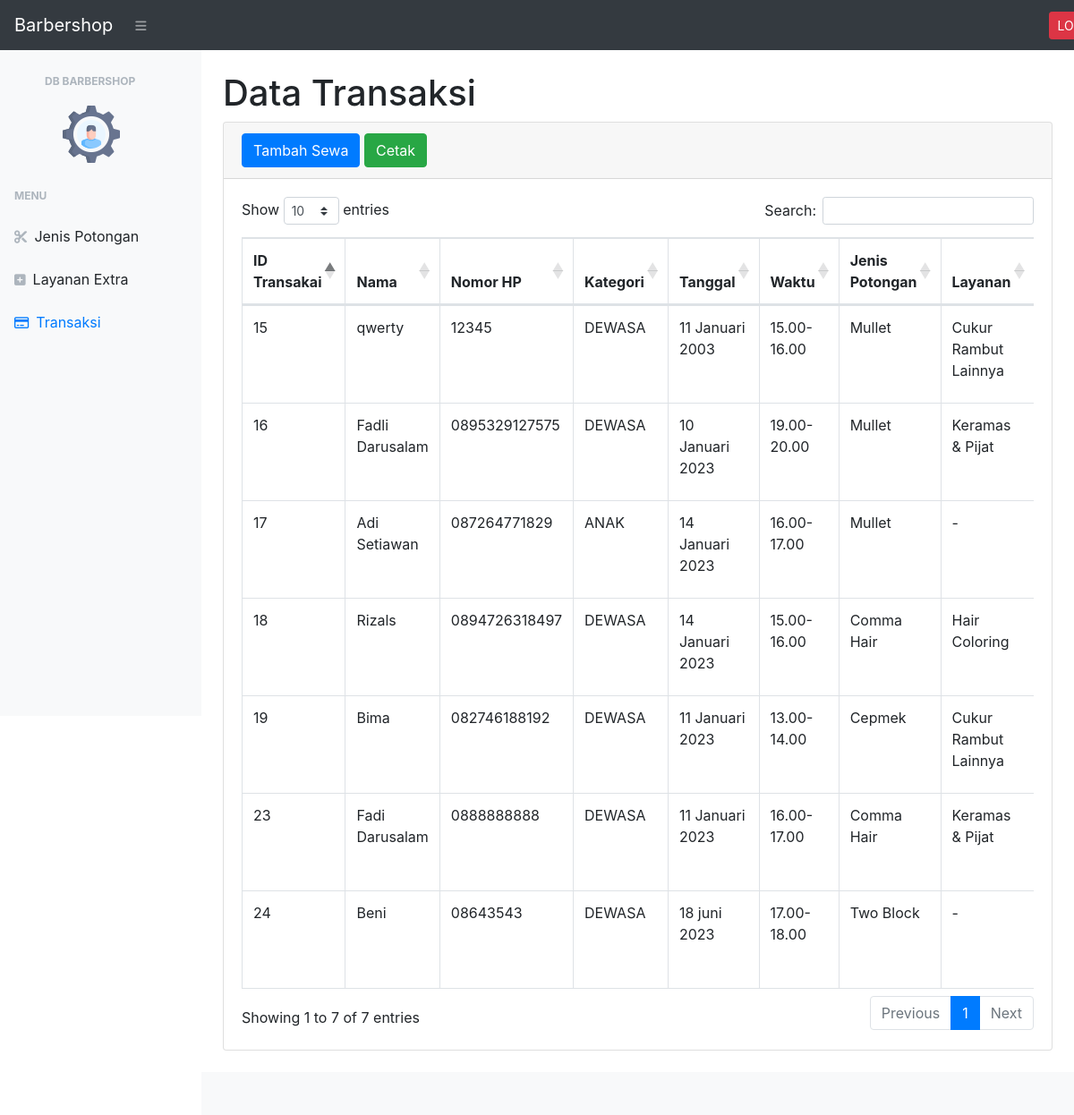
/dashboard/transaksi.php (signed in), run on the app's committed database.
### tables this page shows
CREATE TABLE `pesan` (
  `id_transaksi` int(11) NOT NULL,
  `nama` varchar(50) NOT NULL,
  `no_hp` varchar(50) NOT NULL,
  `kategori` enum('DEWASA','ANAK') NOT NULL,
  `tanggal` varchar(50) NOT NULL,
  `waktu_pelayanan` varchar(50) NOT NULL,
  `id_potongan` varchar(10) NOT NULL,
  `id_layanan` varchar(10) NOT NULL,
  `total_harga` int(50) NOT NULL
);

CREATE TABLE `potongan_rambut` (
  `id_potongan` varchar(10) NOT NULL,
  `nama_potongan` varchar(50) NOT NULL,
  `gbr_potongan` varchar(255) NOT NULL
);

CREATE TABLE `layanan_tambahan` (
  `id_layanan` varchar(10) NOT NULL,
  `nama_layanan` varchar(255) NOT NULL,
  `harga_layanan` int(11) NOT NULL
);

### dashboard/transaksi.php (the view, shortened to what this page needs)
<?php
require 'functions.php';
?>
<!DOCTYPE html>
<html lang="en">
<head>
    <link href="css/styles.css" rel="stylesheet" />
    <link href="https://cdn.datatables.net/1.10.20/css/dataTables.bootstrap4.min.css" rel="stylesheet" />
</head>
<body class="sb-nav-fixed">
    <nav class="sb-topnav navbar navbar-expand navbar-dark bg-dark">
        <a class="navbar-brand" href="">Barbershop</a>
        <button class="btn btn-link btn-sm order-1 order-lg-0" id="sidebarToggle" href="#"><i class="fas fa-bars"></i></button>
        <a class="btn btn-danger btn-sm" href="../logout.php" style="margin-left: 1000px">LOGOUT</a>
    </nav>
    <div id="layoutSidenav">
        <div id="layoutSidenav_nav">
            <nav class="sb-sidenav accordion sb-sidenav-light" id="sidenavAccordion">
                <div class="sb-sidenav-menu">
                    <div class="nav">
                            <div>
                                <h3 class="sb-sidenav-menu-heading" style="margin-left: 34px;">DB Barbershop</h3>
                                <img src="assets/img/settings.png" alt="" style="margin-left: 70px;">
                            </div>
                            <div class="sb-sidenav-menu-heading">Menu</div>
                        <a class="nav-link" href="potongan_rambut.php">
                            <div class="sb-nav-link-icon"><i class="fa fa-scissors"></i></div>
                            Jenis Potongan
                        </a>
                        <a class="nav-link" href="layanan_tambahan.php">
                            <div class="sb-nav-link-icon"><i class="fa fa-plus-square"></i></div>
                            Layanan Extra
                        </a>
                        <a class="nav-link" href="transaksi.php">
                            <div class="sb-nav-link-icon"><i class="fa fa-credit-card"></i></div>
                            Transaksi
                        </a>
                    </div>
                </div>
            </nav>
        </div>
        <div id="layoutSidenav_content">
            <main>
                <div class="container-fluid">
                    <h1 class="mt-4">Data Transaksi</h1>
                    <div class="card mb-4">
                        <div class="card-header">
                            <button type="button" class="btn btn-primary" data-toggle="modal" data-target="#transaksimodal">
                                Tambah Sewa
                            </button>
                            <a class="btn btn-success" href="cetak_transaksi.php">Cetak</a>
                        </div>
                        <div class="card-body">
                            <div class="table-responsive">
                                <table class="table table-bordered" id="dataTable" width="100%" cellspacing="0">
                                    <thead>
                                        <tr>
                                            <th>ID Transakai</th>
                                            <th>Nama</th>
                                            <th>Nomor HP</th>
                                            <th>Kategori</th>
                                            <th>Tanggal</th>
                                            <th>Waktu</th>
                                            <th>Jenis Potongan</th>
                                            <th>Layanan</th>
                                        </tr>
                                    </thead>
                                    <tbody>
                                        <?php
                                        $tampiltransaksi = mysqli_query($conn, "select * from pesan left join layanan_tambahan on pesan.id_layanan=layanan_tambahan.id_layanan left join potongan_rambut on pesan.id_potongan=potongan_rambut.id_potongan");
                                        while ($data = mysqli_fetch_array($tampiltransaksi)) {
                                            $id_transaksi = $data['id_transaksi'];
                                            $nama = $data['nama'];
                                            $no_hp = $data['no_hp'];
                                            $kategori = $data['kategori'];
                                            $tanggal = $data['tanggal'];
                                            $waktu_pelayanan = $data['waktu_pelayanan'];
                                            $nama_potongan = $data['nama_potongan'];
                                            $nama_layanan = $data['nama_layanan'];
                                        ?>
                                            <tr>
                                                <td><?= $id_transaksi; ?></td>
                                                <td><?= $nama; ?></td>
                                                <td><?= $no_hp; ?></td>
                                                <td><?= $kategori; ?></td>
                                                <td><?= $tanggal; ?></td>
                                                <td><?= $waktu_pelayanan; ?></td>
                                                <td><?= $nama_potongan; ?></td>
                                                <td><?= $nama_layanan; ?></td>
                                            </tr>
                                        <?php
                                        };
                                        ?>
                                    </tbody>
                                </table>
                            </div>
                        </div>
                    </div>
                </div>
            </main>
            <footer class="py-4 bg-light mt-auto">
            </footer>
        </div>
    </div>
</body>
</html>

### data on the page
pesan: id_transaksi "15", nama "qwerty", no_hp "12345", kategori "DEWASA", tanggal "11 Januari 2003", waktu_pelayanan "15.00-16.00", id_potongan.nama_potongan "Mullet", id_layanan.nama_layanan "Cukur Rambut Lainnya"
pesan: id_transaksi "16", nama "Fadli Darusalam", no_hp "0895329127575", kategori "DEWASA", tanggal "10 Januari 2023", waktu_pelayanan "19.00-20.00", id_potongan.nama_potongan "Mullet", id_layanan.nama_layanan "Keramas & Pijat"
pesan: id_transaksi "17", nama "Adi Setiawan", no_hp "087264771829", kategori "ANAK", tanggal "14 Januari 2023", waktu_pelayanan "16.00-17.00", id_potongan.nama_potongan "Mullet", id_layanan.nama_layanan "-"
pesan: id_transaksi "18", nama "Rizals", no_hp "0894726318497", kategori "DEWASA", tanggal "14 Januari 2023", waktu_pelayanan "15.00-16.00", id_potongan.nama_potongan "Comma Hair", id_layanan.nama_layanan "Hair Coloring"
pesan: id_transaksi "19", nama "Bima", no_hp "082746188192", kategori "DEWASA", tanggal "11 Januari 2023", waktu_pelayanan "13.00-14.00", id_potongan.nama_potongan "Cepmek", id_layanan.nama_layanan "Cukur Rambut Lainnya"
pesan: id_transaksi "23", nama "Fadi Darusalam", no_hp "0888888888", kategori "DEWASA", tanggal "11 Januari 2023", waktu_pelayanan "16.00-17.00", id_potongan.nama_potongan "Comma Hair", id_layanan.nama_layanan "Keramas & Pijat"
pesan: id_transaksi "24", nama "Beni", no_hp "08643543", kategori "DEWASA", tanggal "18 juni 2023", waktu_pelayanan "17.00-18.00", id_potongan.nama_potongan "Two Block", id_layanan.nama_layanan "-"
